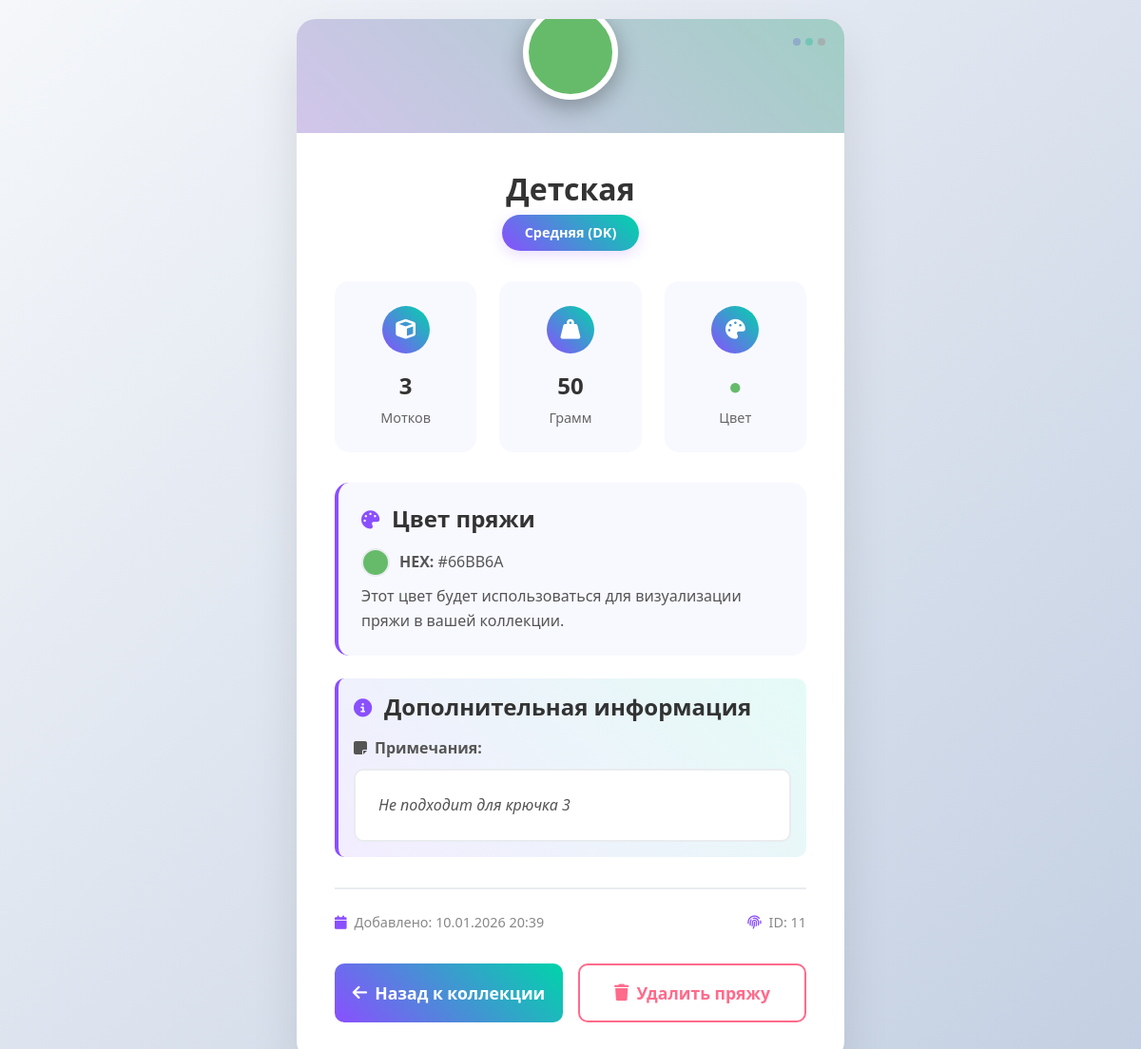
The app's page /yarn/11/ (signed in) with its own data.
### yarn_app/models.py (models this page shows, shortened)
class UserYarn(models.Model):
    YARN_TYPES = [
        ('fingering', 'Тонкая (Fingering)'),
        ('sport', 'Спортивная (Sport)'),
        ('dk', 'Средняя (DK)'),
        ('worsted', 'Камвольная (Worsted)'),
        ('bulky', 'Толстая (Bulky)'),
        ('other', 'Другая'),
    ]
    user = models.ForeignKey(User, on_delete=models.CASCADE)
    name = models.CharField(max_length=100, blank=True, null=True, verbose_name="Название пряжи")
    yarn_type = models.CharField(max_length=20, choices=YARN_TYPES, verbose_name="Тип пряжи")
    color = models.CharField(max_length=30, verbose_name="Цвет")
    amount = models.IntegerField(verbose_name="Количество (мотки)")
    weight = models.IntegerField(verbose_name="Вес (г)", blank=True, null=True)
    manufacturer = models.CharField(max_length=100, blank=True, null=True, verbose_name="Производитель")
    notes = models.TextField(blank=True, null=True, verbose_name="Примечания")
    created_at = models.DateTimeField(auto_now_add=True)

### yarn_app/views.py (the view)
# urls.py: path('<int:yarn_id>/', views.yarn_detail, name='yarn_detail'),
@login_required
def yarn_detail(request, yarn_id):
    try:
        yarn = UserYarn.objects.get(id=yarn_id, user=request.user)
        return render(request, 'yarn_detail.html', {'yarn': yarn})
    except UserYarn.DoesNotExist:
        return redirect('my_yarn')

### yarn_app/templates/yarn_detail.html (shortened to what this page needs)
<!DOCTYPE html>
<html lang="ru">
<head>
    <link href="https://cdn.jsdelivr.net/npm/bootstrap@5.3.0/dist/css/bootstrap.min.css" rel="stylesheet">
    <link rel="stylesheet" href="https://cdnjs.cloudflare.com/ajax/libs/font-awesome/6.4.0/css/all.min.css">
    <link rel="stylesheet" href="/static/css/yarn_detail.css">
</head>
<body>
    <div class="container detail-container">
        <div class="detail-card">
            <div class="decorative-dots">
                <span></span>
                <span></span>
                <span></span>
            </div>
            <div class="color-header">
                <div class="color-badge pulse" style="background-color: {{ yarn.color }};"></div>
            </div>
            <div class="detail-content">
                <div class="yarn-title">
                    <h1 class="yarn-name">
                        {% if yarn.name %}
                            {{ yarn.name }}
                        {% else %}
                            {{ yarn.get_yarn_type_display }}
                        {% endif %}
                    </h1>
                    <div class="yarn-type-badge">{{ yarn.get_yarn_type_display }}</div>
                </div>
                <div class="yarn-stats">
                    <div class="stat-item">
                        <div class="stat-icon">
                            <i class="fas fa-cube"></i>
                        </div>
                        <div class="stat-value">{{ yarn.amount }}</div>
                        <div class="stat-label">Мотков</div>
                    </div>
                    {% if yarn.weight %}
                    <div class="stat-item">
                        <div class="stat-icon">
                            <i class="fas fa-weight-hanging"></i>
                        </div>
                        <div class="stat-value">{{ yarn.weight }}</div>
                        <div class="stat-label">Грамм</div>
                    </div>
                    {% endif %}
                    <div class="stat-item">
                        <div class="stat-icon">
                            <i class="fas fa-palette"></i>
                        </div>
                        <div class="stat-value" style="color: {{ yarn.color }};">●</div>
                        <div class="stat-label">Цвет</div>
                    </div>
                </div>
                <div class="info-section">
                    <div class="info-header">
                        <i class="fas fa-palette"></i>
                        <h4>Цвет пряжи</h4>
                    </div>
                    <div class="info-content">
                        <div class="d-flex align-items-center mb-2">
                            <div style="width: 30px; height: 30px; border-radius: 50%; background-color: {{ yarn.color }}; margin-right: 10px; border: 2px solid #e9ecef;"></div>
                            <span><strong>HEX:</strong> {{ yarn.color }}</span>
                        </div>
                        <p class="mb-0">Этот цвет будет использоваться для визуализации пряжи в вашей коллекции.</p>
                    </div>
                </div>
                {% if yarn.manufacturer or yarn.notes %}
                <div class="info-section highlight">
                    <div class="info-header">
                        <i class="fas fa-info-circle"></i>
                        <h4>Дополнительная информация</h4>
                    </div>
                    <div class="info-content">
                        {% if yarn.notes %}
                        <div>
                            <strong><i class="fas fa-sticky-note me-2"></i>Примечания:</strong>
                            <div class="notes-box mt-2">
                                {{ yarn.notes }}
                            </div>
                        </div>
                        {% endif %}
                    </div>
                </div>
                {% endif %}
                <div class="meta-info">
                    <div class="meta-item">
                        <i class="fas fa-calendar"></i>
                        <span>Добавлено: {{ yarn.created_at|date:"d.m.Y H:i" }}</span>
                    </div>
                    <div class="meta-item">
                        <i class="fas fa-fingerprint"></i>
                        <span>ID: {{ yarn.id }}</span>
                    </div>
                </div>
                <div class="action-buttons">
                    <a href="{% url 'my_yarn' %}" class="btn-back">
                        <i class="fas fa-arrow-left me-2"></i>Назад к коллекции
                    </a>
                    <a href="{% url 'delete_yarn' yarn.id %}" class="btn-delete">
                        <i class="fas fa-trash me-2"></i>Удалить пряжу
                    </a>
                </div>
            </div>
        </div>
    </div>
</body>
</html>

### static/css/yarn_detail.css (style rules this page uses)
body { background: linear-gradient(135deg, #f5f7fa 0%, #c3cfe2 100%); min-height: 100vh; font-family: 'Segoe UI', Tahoma, Geneva, Verdana, sans-serif; margin: 0; padding: 20px; display: flex; align-items: center; justify-content: center; }
.detail-container { width: 100%; max-width: 600px; animation: fadeIn 0.6s ease-out; }
.detail-card { background: white; border-radius: 20px; box-shadow: 0 25px 50px rgba(0, 0, 0, 0.1); overflow: hidden; position: relative; }
.color-header { height: 120px; background: linear-gradient(45deg, rgba(0,0,0,0.1), rgba(0,0,0,0.2)); position: relative; display: flex; align-items: center; justify-content: center; }
.color-header::before { content: ''; position: absolute; top: 0; left: 0; right: 0; bottom: 0; background: linear-gradient(45deg, rgba(138, 79, 255, 0.3), rgba(0, 212, 170, 0.3)); opacity: 0.7; }
.color-badge { width: 100px; height: 100px; border-radius: 50%; border: 6px solid white; box-shadow: 0 8px 25px rgba(0, 0, 0, 0.3); position: relative; z-index: 2; margin-top: -50px; transition: transform 0.3s ease; }
.detail-content { padding: 2.5rem; position: relative; }
.yarn-title { text-align: center; margin-bottom: 1.5rem; }
.yarn-name { font-size: 2rem; font-weight: 700; color: #333; margin-bottom: 0.5rem; }
.yarn-type-badge { display: inline-block; background: linear-gradient(45deg, #8a4fff, #00d4aa); color: white; padding: 0.5rem 1.5rem; border-radius: 25px; font-size: 0.9rem; font-weight: 600; box-shadow: 0 4px 15px rgba(138, 79, 255, 0.2); }
.yarn-stats { display: grid; grid-template-columns: repeat(3, 1fr); gap: 1.5rem; margin: 2rem 0; }
.stat-item { text-align: center; padding: 1.5rem; background: #f8f9ff; border-radius: 15px; transition: all 0.3s ease; border: 2px solid transparent; }
.stat-icon { width: 50px; height: 50px; border-radius: 50%; background: linear-gradient(45deg, #8a4fff, #00d4aa); color: white; display: flex; align-items: center; justify-content: center; margin: 0 auto 1rem auto; font-size: 1.3rem; }
.stat-value { font-size: 1.5rem; font-weight: 700; color: #333; margin-bottom: 0.3rem; }
.stat-label { font-size: 0.9rem; color: #666; font-weight: 500; }
.info-section { background: #f8f9ff; border-radius: 15px; padding: 1.5rem; margin-bottom: 1.5rem; border-left: 4px solid #8a4fff; }
.info-header { display: flex; align-items: center; margin-bottom: 1rem; color: #333; }
.info-header i { color: #8a4fff; margin-right: 0.8rem; font-size: 1.2rem; }
.info-header h4 { margin: 0; font-weight: 600; }
.info-content { color: #555; line-height: 1.6; }
.notes-box { background: white; border: 2px solid #e9ecef; border-radius: 10px; padding: 1.5rem; margin-top: 0.5rem; font-style: italic; line-height: 1.6; }
.meta-info { display: flex; justify-content: space-between; align-items: center; padding-top: 1.5rem; border-top: 2px solid #e9ecef; margin-top: 2rem; color: #888; font-size: 0.9rem; }
.meta-item { display: flex; align-items: center; }
.meta-item i { margin-right: 0.5rem; color: #8a4fff; }
.action-buttons { display: grid; grid-template-columns: 1fr 1fr; gap: 1rem; margin-top: 2rem; }
.btn-back { background: linear-gradient(45deg, #8a4fff, #00d4aa); color: white; border: none; border-radius: 10px; padding: 1rem; font-weight: 600; font-size: 1.1rem; text-decoration: none; display: flex; align-items: center; justify-content: center; transition: all 0.3s ease; }
.btn-delete { background: white; border: 2px solid #ff6b8b; color: #ff6b8b; border-radius: 10px; padding: 1rem; font-weight: 600; font-size: 1.1rem; text-decoration: none; display: flex; align-items: center; justify-content: center; transition: all 0.3s ease; }
.color-badge.pulse { animation: colorPulse 2s infinite; }
.decorative-dots { position: absolute; top: 20px; right: 20px; display: flex; gap: 5px; }
.decorative-dots span { width: 8px; height: 8px; border-radius: 50%; background: #8a4fff; opacity: 0.3; }
.decorative-dots span:nth-child(2) { background: #00d4aa; }
.decorative-dots span:nth-child(3) { background: #ff6b8b; }
.highlight { position: relative; padding: 1rem; border-radius: 10px; background: linear-gradient(45deg, rgba(138, 79, 255, 0.1), rgba(0, 212, 170, 0.1)); border-left: 4px solid #8a4fff; animation: glow 2s infinite alternate; }

### records on screen
UserYarn: name "Детская", yarn_type "Средняя (DK)", amount "3", weight "50", color "#66BB6A", notes "Не подходит для крючка 3", created_at "10.01.2026 20:39", id "11"
